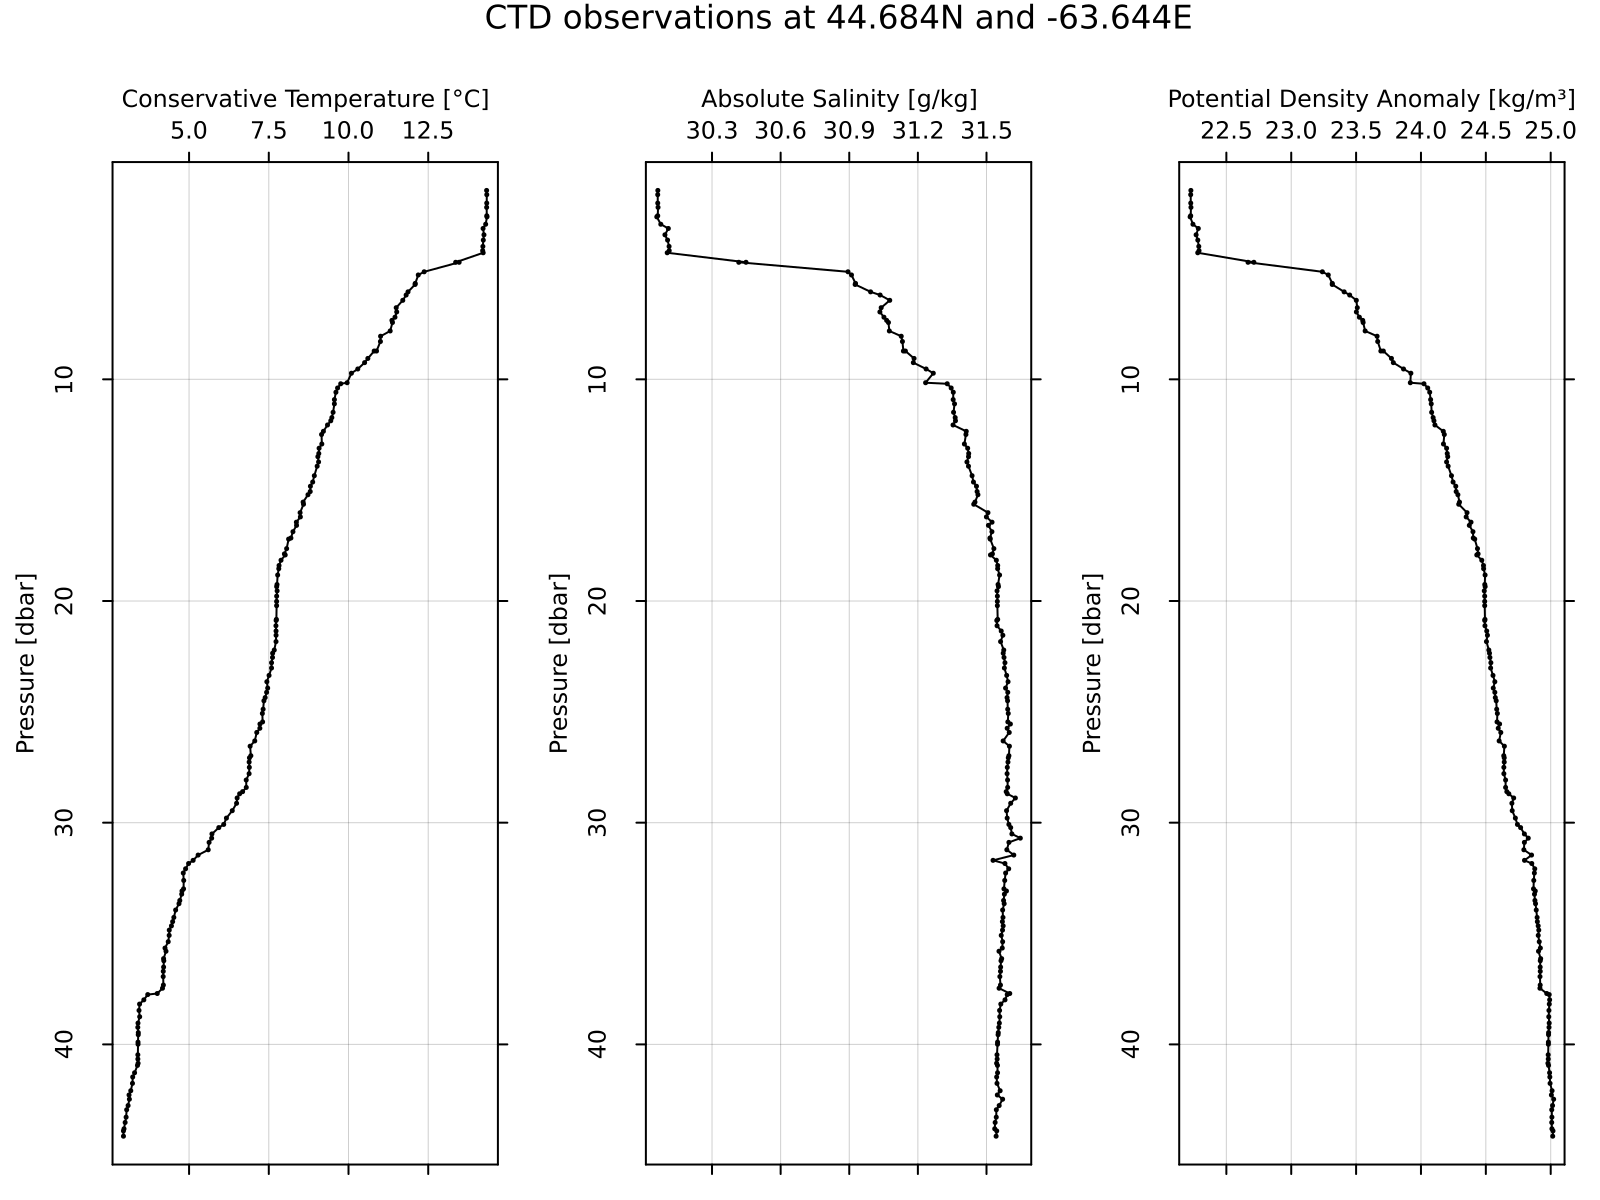

Write Julia code to recreate this figure.
# Read and plot a built-in CTD file
using OceanAnalysis, Dates, Measures, Plots, Printf
filename = joinpath(dirname(dirname(pathof(OceanAnalysis))),
    "data", "ctd.cnv")
ctd = read_ctd_cnv(filename);
p1 = plot_profile(ctd; which="CT");
p2 = plot_profile(ctd; which="SA");
p3 = plot_profile(ctd; which="sigma0");
title = @sprintf("CTD observations at %.3fN and %.3fE",
    ctd["latitude"], ctd["longitude"])
plot(p1, p2, p3, layout=(1, 3), size=(800, 600), margin=0.25cm,
    dpi=200, plot_title=title, plot_titlefontsize=11)
savefig("ctd_profiles.png")
